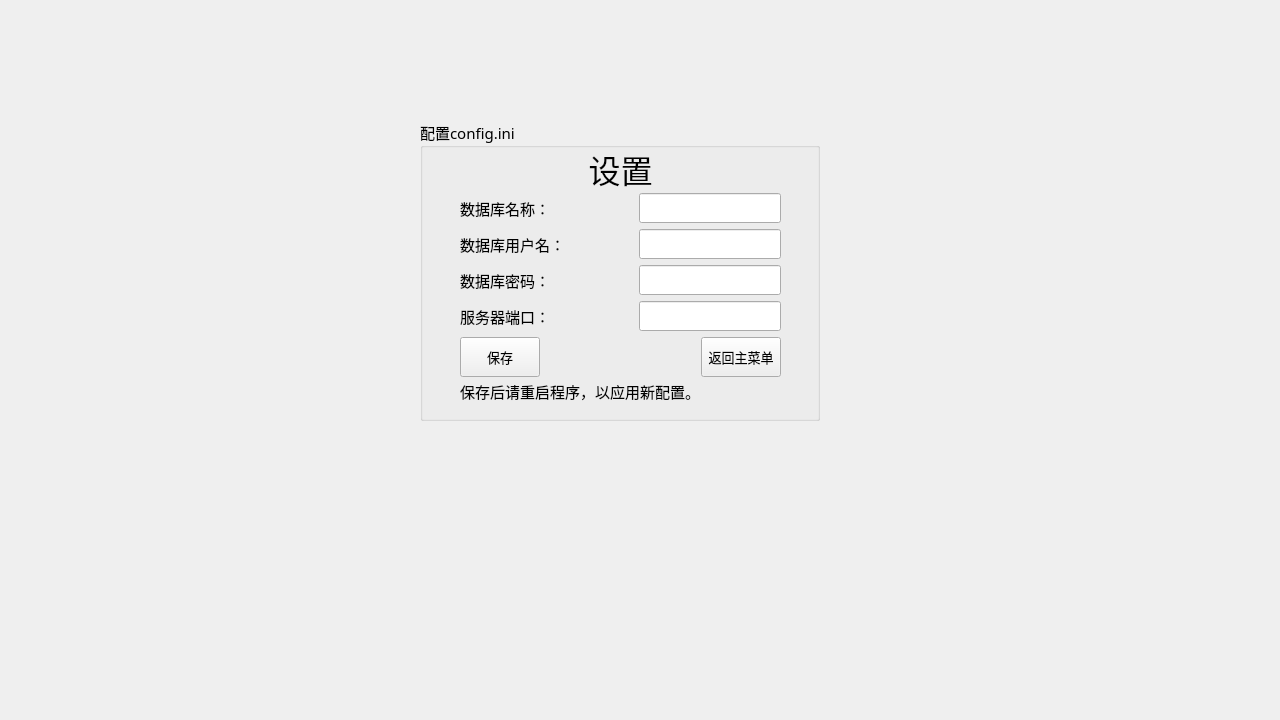
<?xml version="1.0" encoding="UTF-8"?>
<ui version="4.0">
 <class>ConfigUI</class>
 <widget class="QWidget" name="ConfigUI">
  <property name="geometry">
   <rect>
    <x>0</x>
    <y>0</y>
    <width>1280</width>
    <height>720</height>
   </rect>
  </property>
  <property name="minimumSize">
   <size>
    <width>1280</width>
    <height>720</height>
   </size>
  </property>
  <property name="maximumSize">
   <size>
    <width>1280</width>
    <height>720</height>
   </size>
  </property>
  <property name="windowTitle">
   <string>ConfigUI</string>
  </property>
  <property name="styleSheet">
   <string notr="true"/>
  </property>
  <widget class="QGroupBox" name="groupBox">
   <property name="geometry">
    <rect>
     <x>420</x>
     <y>120</y>
     <width>400</width>
     <height>301</height>
    </rect>
   </property>
   <property name="sizePolicy">
    <sizepolicy hsizetype="Fixed" vsizetype="Fixed">
     <horstretch>0</horstretch>
     <verstretch>0</verstretch>
    </sizepolicy>
   </property>
   <property name="maximumSize">
    <size>
     <width>400</width>
     <height>16777215</height>
    </size>
   </property>
   <property name="font">
    <font>
     <family>微软雅黑</family>
     <pointsize>11</pointsize>
    </font>
   </property>
   <property name="title">
    <string>配置config.ini</string>
   </property>
   <widget class="QWidget" name="">
    <property name="geometry">
     <rect>
      <x>40</x>
      <y>30</y>
      <width>321</width>
      <height>253</height>
     </rect>
    </property>
    <layout class="QVBoxLayout" name="verticalLayout">
     <item>
      <widget class="QLabel" name="label">
       <property name="font">
        <font>
         <family>微软雅黑</family>
         <pointsize>24</pointsize>
        </font>
       </property>
       <property name="text">
        <string>设置</string>
       </property>
       <property name="alignment">
        <set>Qt::AlignCenter</set>
       </property>
      </widget>
     </item>
     <item>
      <layout class="QHBoxLayout" name="horizontalLayout">
       <item>
        <widget class="QLabel" name="label_2">
         <property name="minimumSize">
          <size>
           <width>80</width>
           <height>0</height>
          </size>
         </property>
         <property name="text">
          <string>数据库名称：    </string>
         </property>
        </widget>
       </item>
       <item>
        <spacer name="horizontalSpacer_5">
         <property name="orientation">
          <enum>Qt::Horizontal</enum>
         </property>
         <property name="sizeHint" stdset="0">
          <size>
           <width>40</width>
           <height>20</height>
          </size>
         </property>
        </spacer>
       </item>
       <item>
        <widget class="QLineEdit" name="lineEdit_DBname"/>
       </item>
      </layout>
     </item>
     <item>
      <layout class="QHBoxLayout" name="horizontalLayout_2">
       <item>
        <widget class="QLabel" name="label_3">
         <property name="minimumSize">
          <size>
           <width>80</width>
           <height>0</height>
          </size>
         </property>
         <property name="text">
          <string>数据库用户名：</string>
         </property>
        </widget>
       </item>
       <item>
        <spacer name="horizontalSpacer_6">
         <property name="orientation">
          <enum>Qt::Horizontal</enum>
         </property>
         <property name="sizeHint" stdset="0">
          <size>
           <width>40</width>
           <height>20</height>
          </size>
         </property>
        </spacer>
       </item>
       <item>
        <widget class="QLineEdit" name="lineEdit_DBuser"/>
       </item>
      </layout>
     </item>
     <item>
      <layout class="QHBoxLayout" name="horizontalLayout_3">
       <item>
        <widget class="QLabel" name="label_4">
         <property name="minimumSize">
          <size>
           <width>80</width>
           <height>0</height>
          </size>
         </property>
         <property name="text">
          <string>数据库密码：    </string>
         </property>
        </widget>
       </item>
       <item>
        <spacer name="horizontalSpacer_7">
         <property name="orientation">
          <enum>Qt::Horizontal</enum>
         </property>
         <property name="sizeHint" stdset="0">
          <size>
           <width>40</width>
           <height>20</height>
          </size>
         </property>
        </spacer>
       </item>
       <item>
        <widget class="QLineEdit" name="lineEdit_DBpw">
         <property name="echoMode">
          <enum>QLineEdit::Password</enum>
         </property>
        </widget>
       </item>
      </layout>
     </item>
     <item>
      <layout class="QHBoxLayout" name="horizontalLayout_4">
       <item>
        <widget class="QLabel" name="label_5">
         <property name="minimumSize">
          <size>
           <width>80</width>
           <height>0</height>
          </size>
         </property>
         <property name="text">
          <string>服务器端口：    </string>
         </property>
        </widget>
       </item>
       <item>
        <spacer name="horizontalSpacer_8">
         <property name="orientation">
          <enum>Qt::Horizontal</enum>
         </property>
         <property name="sizeHint" stdset="0">
          <size>
           <width>40</width>
           <height>20</height>
          </size>
         </property>
        </spacer>
       </item>
       <item>
        <widget class="QLineEdit" name="lineEdit_port"/>
       </item>
      </layout>
     </item>
     <item>
      <layout class="QHBoxLayout" name="horizontalLayout_5">
       <item>
        <widget class="QPushButton" name="pushButton_save">
         <property name="minimumSize">
          <size>
           <width>80</width>
           <height>40</height>
          </size>
         </property>
         <property name="font">
          <font>
           <pointsize>10</pointsize>
          </font>
         </property>
         <property name="text">
          <string>保存</string>
         </property>
        </widget>
       </item>
       <item>
        <spacer name="horizontalSpacer_3">
         <property name="orientation">
          <enum>Qt::Horizontal</enum>
         </property>
         <property name="sizeHint" stdset="0">
          <size>
           <width>40</width>
           <height>20</height>
          </size>
         </property>
        </spacer>
       </item>
       <item>
        <widget class="QPushButton" name="pushButton_back">
         <property name="minimumSize">
          <size>
           <width>80</width>
           <height>40</height>
          </size>
         </property>
         <property name="font">
          <font>
           <pointsize>10</pointsize>
          </font>
         </property>
         <property name="text">
          <string>返回主菜单</string>
         </property>
         <property name="iconSize">
          <size>
           <width>16</width>
           <height>16</height>
          </size>
         </property>
         <property name="autoRepeat">
          <bool>false</bool>
         </property>
        </widget>
       </item>
      </layout>
     </item>
     <item>
      <widget class="QLabel" name="label_6">
       <property name="text">
        <string>保存后请重启程序，以应用新配置。</string>
       </property>
      </widget>
     </item>
    </layout>
   </widget>
   <zorder></zorder>
   <zorder>label_6</zorder>
   <zorder>label</zorder>
  </widget>
 </widget>
 <resources/>
 <connections/>
</ui>
